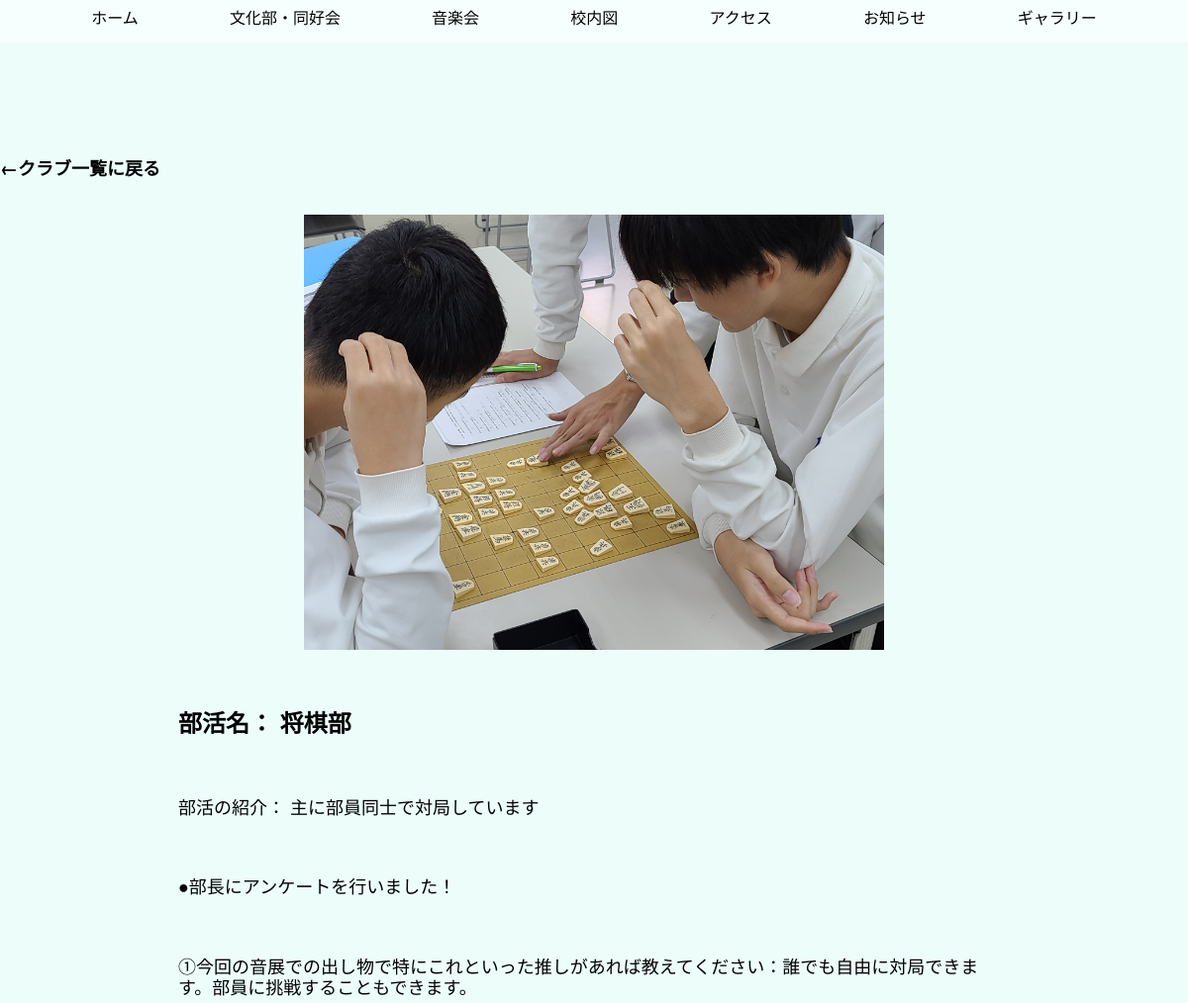
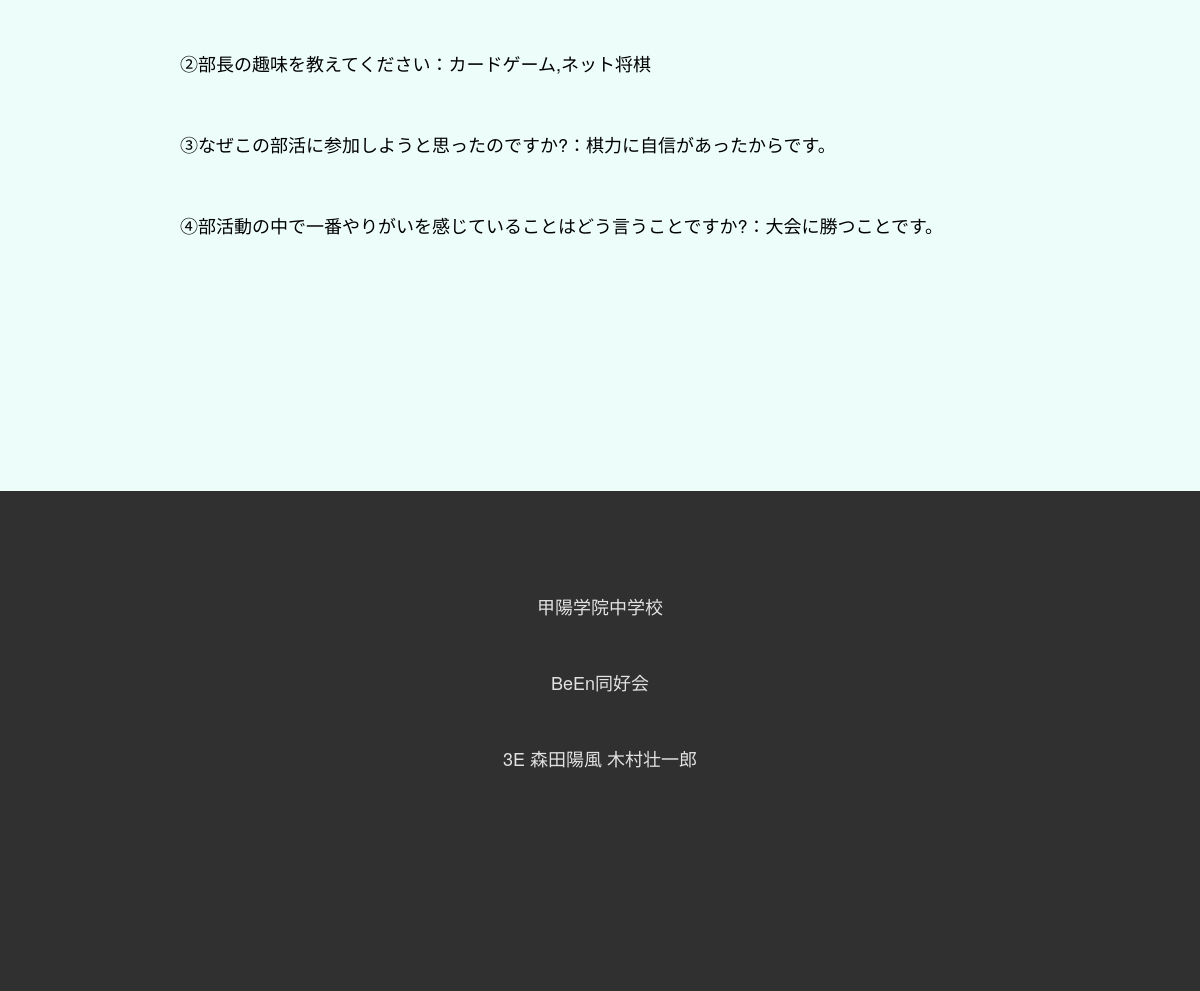
The app's page /club__detail/8 with its own data (2 pictures, top to bottom).
### main/models.py (models this page shows, shortened)
class Club(models.Model):
    name = models.CharField(verbose_name="部活名",max_length=20)
    image = models.ImageField(verbose_name="活動写真", upload_to="images/")
    order = models.FloatField(verbose_name="優先順位",default=0)
    introduction = models.CharField(max_length=150,verbose_name="紹介文")
    question = models.TextField(max_length=300,verbose_name="アンケート",default="部長にアンケートを行いました!")
    question1 = models.TextField(max_length=300,verbose_name="①今回の音展での出し物で特にこれといった推しがあれば教えてください",default="①今回の音展での出し物で特にこれといった推しがあれば教えてください")
    question2 = models.TextField(max_length=300,verbose_name="②部長の趣味を教えてください",default="②部長の趣味を教えてください")
    question3 = models.TextField(max_length=300,verbose_name="③なぜこの部活に参加しようと思ったのですか?",default="③なぜこの部活に参加しようと思ったのですか?")
    question4 = models.TextField(max_length=300,verbose_name="④部活動の中で一番やりがいを感じていることはどう言うことですか?",default="④部活動の中で一番やりがいを感じていることはどう言うことですか?")

### main/views.py (the view)
# urls.py: path("club__detail/<int:pk>", views.ClubDetailView.as_view(), name="club__detail"),
class ClubDetailView(DetailView):
    model = Club
    template_name = "main/club__detail.html"
    context_object_name = "club"
    def get_context_data(self, **kwargs):
        context = super().get_context_data(**kwargs)  # 親クラスのメソッドを呼び出してコンテキストを取得
        data_list = Club.objects.filter(id=self.kwargs["pk"])  # データをフィルタリングして取得
        context["club_data_list"] = data_list  # コンテキストにデータを追加
        return context  # 最終的なコンテキストを返す

### main/templates/main/club__detail.html
{% extends 'main/base.html' %}
{% load static %}
{% block extra_style %}
<link rel="stylesheet" type="text/css" href="{% static 'main/css/club_detail.css' %}">
{% endblock %}
{% block content %}
<div class="club-detail">
    <a href="{% url 'club'%}" class="back"><strong>←</strong>クラブ一覧に戻る</a>
    <div class="club-img">
    {% if object.image %}
        <img src="{{ club.image.url }}" class="image"/>
    {% else %}
        <img src="{% static 'main/images/no_image.png' %}" class="image"/>
    {% endif %}
    </div>
    <p class="name">部活名：  {{ club.name }}</p>
    <p class="introduction">部活の紹介：  {{ club.introduction }}</p>
    <p class="question">{{ club.question }}</p>
    <p class="question1">{{ club.question1 }}</p>
    <p class="question2">{{ club.question2 }}</p>
    <p class="question3">{{ club.question3 }}</p>
    <p class="question4">{{ club.question4 }}</p>
</div>
{% endblock %}

### main/templates/main/base.html (shortened to what this page needs)
<!DOCTYPE html>
{% load static %}
<html lang="ja">
    <head>
        <link href="https://fonts.googleapis.com/css2?family=Zen+Maru+Gothic:wght@300;400;500;700&display=swap" rel="stylesheet"><link rel="stylesheet" href="{% static 'main/css/destyle.css'%}">
        <link rel="stylesheet" href="{% static 'main/css/index.css' %}">
        <link rel="stylesheet" href="./javascript/main.js">
        <link rel="stylesheet" href="{% static 'main/css/base.css'%}">
        <link rel="stylesheet" href="https://unpkg.com/swiper@7/swiper-bundle.min.css"/>
        {% block extra_style %}{% endblock %}
    </head>
    <body oncontextmenu="return false;" oncopy="return false;">
    {% block header %}
    <header class="header">
        <nav class="header__nav header_pc">
            <a href="{% url 'home' %}"   class="header__nav_link header_pc">ホーム</a>
            <a href="{% url 'club'%}"    class="header__nav_link header_pc">文化部・同好会</a>
            <a href="{% url 'music'%}"   class="header__nav_link header_pc">音楽会</a>
            <a href="{% url 'map'%}"     class="header__nav_link header_pc">校内図</a>
            <a href="{% url 'access' %}" class="header__nav_link header_pc">アクセス</a>
            <a href="{% url 'news' %}"   class="header__nav_link header_pc">お知らせ</a>
            <a href="{% url 'gallery'%}" class="header__nav_link header_pc">ギャラリー</a>
        </nav>
        <div id="hamburgermenu">
        </div>
    </header>
    {% endblock %}
    {% block content %}
    {% endblock %}
    {%block footer %}
    <footer class="footer">
        <p>甲陽学院中学校</p>
        <p>BeEn同好会</p>
        <p>3E 森田陽風 木村壮一郎</p>
    </footer>
    {% endblock %}
    </body>
</html>

### main/static/main/css/destyle.css (style rules this page uses)
* { color: black; text-decoration: none; }
* { box-sizing: border-box; }
html { line-height: 1.15; -webkit-text-size-adjust: 100%; -webkit-tap-highlight-color: transparent; }
body { margin: 0; }
p, table, blockquote, address, pre, iframe, form, figure, dl { margin: 0; }
a { background-color: transparent; text-decoration: none; color: inherit; }
b, strong { font-weight: bolder; }
img { border-style: none; vertical-align: bottom; }
::placeholder { font: inherit; }

### main/static/main/css/index.css (style rules this page uses)
html, body { position: relative; height: 100%; }
body { background-color: rgba(253, 252, 252, 0.264); font-family: Helvetica Neue, Helvetica, Arial, sans-serif; font-size: 14px; color: #000; margin: 0; padding: 0; z-index: 5; }
p { font-size: large; }
.header { padding-bottom: 5px; }
.header__nav_link { cursor: pointer; transition: 0.2s cubic-bezier(0.45, 0, 0.55, 1); font-size: 16px; padding-bottom: 5px; position: relative; font-family: ZenMaruGothic-Medium; }
.header__nav_link::before { background: #000000; content: ""; width: 100%; height: 1.7px; position: absolute; left: 0; bottom: 0; margin: auto; transform-origin: right top; transform: scale(0, 1); transition: transform 0.3s; }
#hamburgermenu { position: relative; width: 40px; height: 40px; }
#hamburgermenu, #hamburgermenu * { box-sizing: border-box; }

### main/static/main/css/base.css (style rules this page uses)
body { position: relative; height: 100%; background: #ffffff; font-family: Helvetica Neue, Helvetica, Arial, sans-serif; font-size: 14px; color: #000; }
.header__nav { padding-top: 10px; display: flex; justify-content: space-evenly; padding-bottom: 10px; background-color: rgba(255, 255, 255, 0.49); z-index: 999; }
footer { margin-top: 100px; background-color: rgb(48, 48, 48); height: 500px; width: 100vw; color: rgb(226, 226, 226); padding: 50px; text-align: center; margin-left: auto; margin-right: auto; }
footer > p { color: rgb(226, 226, 226); margin-bottom: 20px; }

### main/static/main/css/club_detail.css (style rules this page uses)
body { background-color: rgba(233, 254, 249, 0.8); }
.club-detail { padding: 64px 0 96px; }
.club-img { width: 70vw; height: 55vh; margin: 3vw auto 0; }
.club-img img { width: 100%; height: 100%; -o-object-fit: contain; object-fit: contain; }
.back { font-size: large; color: rgb(0, 0, 0); font-weight: bold; }
p { margin-left: 15%; margin-right: 15%; margin-bottom: 5%; margin-top: 5%; }
.club-detail > .name { font-weight: bold; font-size: x-large; }

### records on screen
Club: image (picture), name "将棋部", introduction "主に部員同士で対局しています", question "●部長にアンケートを行いました！", question1 "①今回の音展での出し物で特にこれといった推しがあれば教えてください：誰でも自由に対局できます。部員に挑戦することもできます。", question2 "②部長の趣味を教えてください：カードゲーム,ネット将棋", question3 "③なぜこの部活に参加しようと思ったのですか?：棋力に自信があったからです。", question4 "④部活動の中で一番やりがいを感じていることはどう言うことですか?：大会に勝つことです。"
